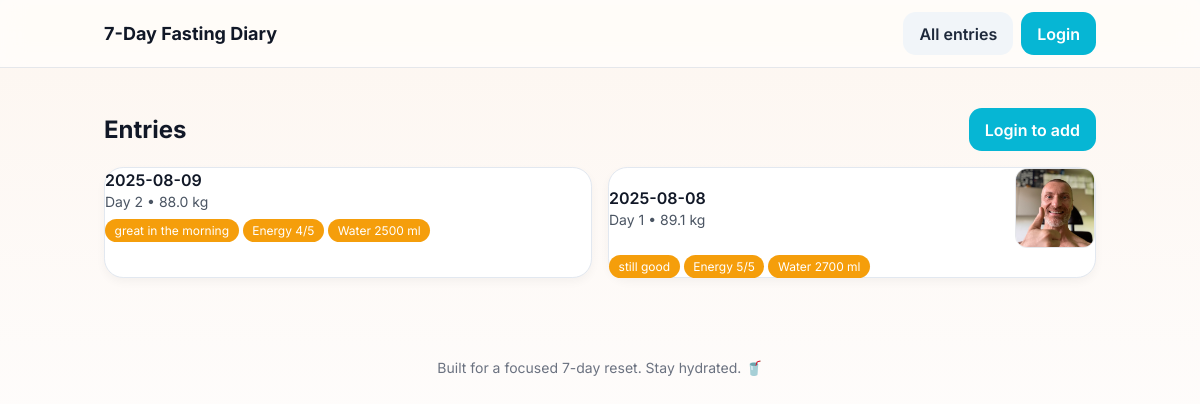
The page /entries on the database its author committed.
### app.py (models this page shows)
class Entry(db.Model):
    __tablename__ = "entries"
    id = db.Column(db.Integer, primary_key=True)
    when = db.Column(db.Date, nullable=False, index=True)
    day_number = db.Column(db.Integer, nullable=True)
    weight = db.Column(db.Float, nullable=True)
    energy = db.Column(db.Integer, nullable=True)     # 1–5
    water_ml = db.Column(db.Integer, nullable=True)
    mood = db.Column(db.String(32), nullable=True)
    feelings = db.Column(db.Text, nullable=True)
    created_at = db.Column(db.DateTime, default=datetime.utcnow, nullable=False)
    updated_at = db.Column(db.DateTime, default=datetime.utcnow, onupdate=datetime.utcnow, nullable=False)
    photos = relationship("Photo", back_populates="entry", cascade="all, delete-orphan")

class Photo(db.Model):
    __tablename__ = "photos"
    id = db.Column(db.Integer, primary_key=True)
    filename = db.Column(db.String(256), nullable=False)
    entry_id = db.Column(db.Integer, db.ForeignKey("entries.id"), nullable=False, index=True)
    created_at = db.Column(db.DateTime, default=datetime.utcnow, nullable=False)
    entry = relationship("Entry", back_populates="photos")

### app.py (the view)
@app.route("/entries")
def list_entries():
    entries = Entry.query.order_by(Entry.when.desc()).all()
    return render_template("entries.html", entries=entries)

### app.py (called while the page is built)
@app.before_request
def load_user():
    uid = session.get("user_id")
    g.user = User.query.get(uid) if uid else None

@app.context_processor
def inject_auth():
    return {"logged_in": bool(g.user), "current_user": g.user}

### templates/entries.html
{% extends '_base.html' %}
{% block content %}
  <div class="flex items-center justify-between mb-4">
    <h1 class="text-2xl font-bold">Entries</h1>
    {% if logged_in %}
      <a class="btn btn-primary" href="{{ url_for('entry_form') }}">New entry</a>
    {% else %}
      <a class="btn btn-primary" href="{{ url_for('login', next=url_for('entry_form')) }}">Login to add</a>
    {% endif %}
  </div>
  <div class="grid md:grid-cols-2 gap-4">
    {% for e in entries %}
      <a href="{{ url_for('view_entry', entry_id=e.id) }}" class="card hover:shadow-md transition">
        <div class="flex items-center justify-between">
          <div>
            <div class="font-semibold">{{ e.when.strftime('%Y-%m-%d') }}</div>
            <div class="text-sm text-gray-600">
              Day {{ e.day_number or '-' }}{% if e.weight %} • {{ e.weight }} kg{% endif %}
            </div>
          </div>
          {% if e.photos and e.photos[0] %}
            <img src="{{ url_for('uploaded_file', filename=e.photos[0].filename) }}" class="w-20 h-20 object-cover rounded-xl border" />
          {% endif %}
        </div>
        {% if e.mood or e.energy or e.water_ml %}
          <div class="text-sm text-gray-600 mt-2">
            {% if e.mood %}<span class="pill">{{ e.mood }}</span>{% endif %}
            {% if e.energy %}<span class="pill">Energy {{ e.energy }}/5</span>{% endif %}
            {% if e.water_ml %}<span class="pill">Water {{ e.water_ml }} ml</span>{% endif %}
          </div>
        {% endif %}
      </a>
    {% else %}
      <div class="text-sm text-gray-500">No entries yet.</div>
    {% endfor %}
  </div>
{% endblock %}

### static/styles.css (style rules this page uses)
:root { --bg: #fefcfb; --bg-gradient: linear-gradient(180deg, #fdf6f0 0%, #fefcfb 100%); --ink: #1e293b; --card: #ffffff; --muted: #64748b; --ring: #e2e8f0; --primary: #06b6d4; --primary-hover: #0891b2; --accent: #f59e0b; }
body { background: var(--bg-gradient); color: var(--ink); font-family: Inter, system-ui, -apple-system, Segoe UI, Roboto, sans-serif; }
.card { background: var(--card); border-radius: 1.2rem; border: 1px solid var(--ring); box-shadow: 0 4px 10px rgba(0, 0, 0, 0.04); transition: transform 0.2s ease, box-shadow 0.2s ease; }
.btn { border-radius: 0.8rem; font-weight: 600; padding: 0.6rem 1rem; transition: all 0.15s ease-in-out; }
.btn-primary { background: var(--primary); color: white; }
.pill { background: var(--accent); color: white; font-size: 0.75rem; padding: 0.25rem 0.6rem; border-radius: 999px; }

### templates/_base.html (style rules this page uses)
body { font-family: Inter, system-ui, -apple-system, Segoe UI, Roboto, sans-serif; }
.card { @apply bg-white rounded-2xl shadow p-6; }
.btn { @apply inline-flex items-center gap-2 rounded-xl px-4 py-2 font-semibold transition active:scale-95; }
.btn-primary { @apply bg-black text-white hover:bg-gray-800; }
.pill { @apply text-xs px-2 py-1 rounded-full bg-gray-100; }

### rows shown on the page
Entry: when "2025-08-09", day_number "2", weight "88.0", mood "great in the morning", energy "4", water_ml "2500"
Entry: when "2025-08-08", day_number "1", weight "89.1", filename (picture), mood "still good", energy "5", water_ml "2700"
